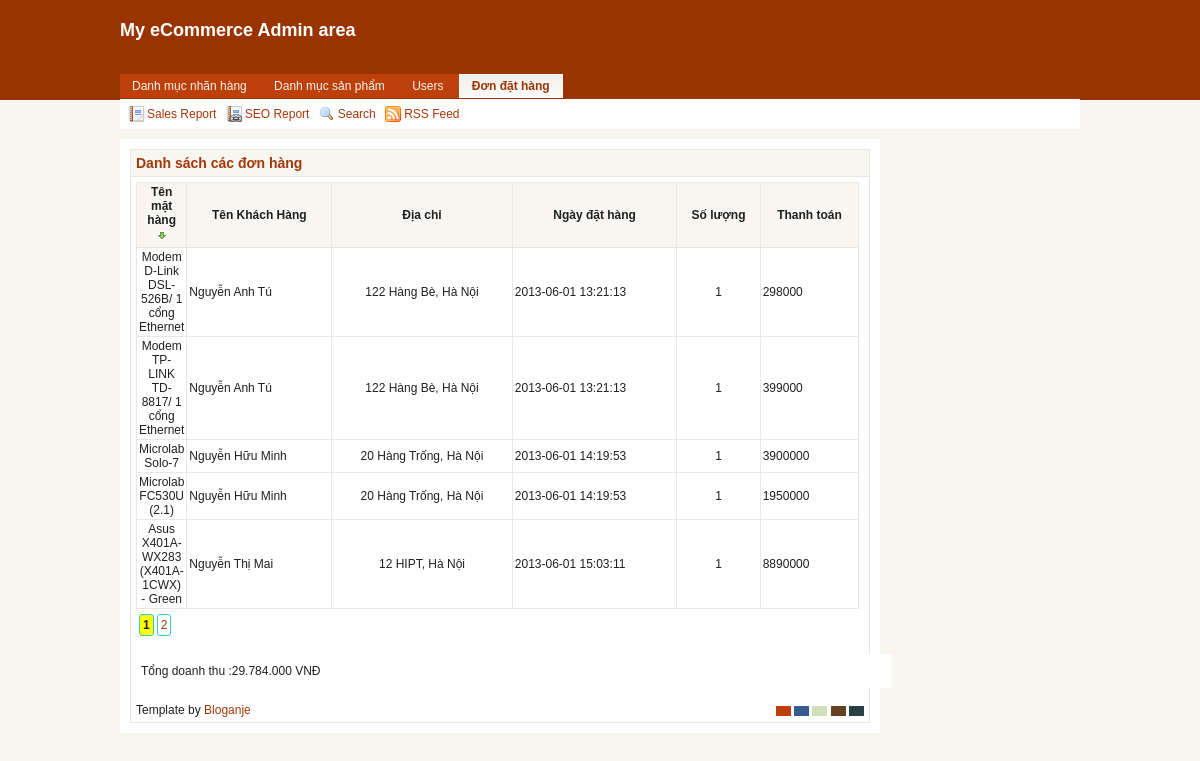
The page /admin/index_orders.php on the database its author committed.
### tables this page shows
CREATE TABLE IF NOT EXISTS `order_details` (
  `id` int(11) NOT NULL AUTO_INCREMENT,
  `order_id` int(11) NOT NULL,
  `product_id` int(11) NOT NULL,
  `number_per` int(11) NOT NULL,
  `subtotal` bigint(20) NOT NULL,
  PRIMARY KEY (`id`)
);

CREATE TABLE IF NOT EXISTS `products` (
  `id` int(11) NOT NULL AUTO_INCREMENT,
  `category_id` int(11) NOT NULL,
  `product` varchar(100) NOT NULL,
  `image_small` longblob NOT NULL,
  `image_big` longblob NOT NULL,
  `price` bigint(20) unsigned NOT NULL,
  `quantity` int(10) unsigned NOT NULL,
  `date_created` timestamp NOT NULL DEFAULT CURRENT_TIMESTAMP,
  `likes` int(10) unsigned NOT NULL DEFAULT '0',
  `weight` int(11) NOT NULL,
  `maker` varchar(100) NOT NULL,
  `color` varchar(100) NOT NULL,
  PRIMARY KEY (`id`)
);

CREATE TABLE IF NOT EXISTS `orders` (
  `id` int(11) NOT NULL AUTO_INCREMENT,
  `user_id` int(11) NOT NULL,
  `full_name` varchar(100) NOT NULL,
  `address` varchar(100) NOT NULL,
  `credit_card` varchar(100) NOT NULL,
  `order_date` timestamp NOT NULL DEFAULT CURRENT_TIMESTAMP,
  `total` bigint(20) NOT NULL,
  PRIMARY KEY (`id`)
);

### admin/modules/order_control.php (called while the page is built)
<?php
include('order_model.php');
	class order_control
	{
	function show_all($page)
	{
    $order = new Order();
    $dataonepage = $order->show_all_order($page);
	$nums_page = $order->num_page;
	include('order_view.php');
	}
	}
?>

### admin/index_orders.php (called while the page is built, shortened)
<?php
	include('modules/order_control.php');
		if(!isset($_GET['page']))
		{
		$page = 1;
		}
		else
		{
		$page = $_GET['page'];
		}
		$order_cont = new order_control();
		$order_cont->show_all($page);
?>

### admin/modules/order_model.php (called while the page is built)
<?php
	include('includes/mysql.php');
	class Order {
		function show_all_order($page) {
			$mysql = new MySQLProvider();
			$list_query = "Select * from (orders LEFT OUTER JOIN order_details on orders.id = order_details.order_id) INNER JOIN products on order_details.product_id = products.id";
			$query = $mysql->getresult($list_query);
			$count_order = mysql_num_rows($query);
			$display = 5;
			if($count_order > $display)
			{
				$this->num_page = ceil($count_order/$display);
			}
			else
			{
				$this->num_page = 1;
			}
			$start = $display*($page-1);
			$query2 = "Select * from (orders LEFT OUTER JOIN order_details on orders.id = order_details.order_id) INNER JOIN products on order_details.product_id = products.id limit $start, $display";
			$paging = $mysql->getresult($query2);
			$datapage = array();
            while($row = mysql_fetch_array($paging))
            {
                $datapage[] = array($row['product'],$row['full_name'],$row['address'],$row['order_date'],$row['number_per'],$row['subtotal'],$row['total']);
            }
            return $datapage;
		}
		}
?>

### admin/includes/mysql.php (called while the page is built, shortened)
<?php
	class MySQLProvider {
	public $servername="localhost";
	public $username="root";
	public $pass="";
	function getconnect() {
	$conn=mysql_connect($this->servername,$this->username,$this->pass);
			if($conn==false)
			{
				die("Could not connect to MySQL:".mysql_error());
			}
			else
			{
				return $conn;
			}
	}
	function getresult($query) {
		$conn = $this->getconnect();
		$result = mysql_query($query,$conn);
		return $result;
	}
	}
?>

### admin/modules/order_view.php (the view, shortened to what this page needs)
<div id="content">
                <div id="box">
                	<h3>Danh sách các đơn hàng</h3>
					<?php
						if($nums_page >0)
						{
					?>
                	<table width='100%'>
						<thead>
							<tr>
                            	<th width="40px">Tên mặt hàng<img src="img/icons/arrow_down_mini.gif" width="16" height="16" align="absmiddle" /></th>
                            	<th>Tên Khách Hàng</th>
								<th>Địa chỉ</th>
								<th>Ngày đặt hàng</th>
								<th>Số lượng</th>
								<th>Thanh toán</th>
                            </tr>
						</thead>
						<tbody>
						<?php
						$revenue = 0;
						foreach($dataonepage as $key)
						{
                            echo"<tr>";
                            echo"<td class='a-center'>";
							echo $key[0];
							echo "</td>";
							echo "<td>";
							echo $key[1];
							echo "</td>";
							echo"<td class='a-center'>";
							echo $key[2];
							echo "</td>";
							echo "<td>";
							echo $key[3];
							echo "</td>";
							echo"<td class='a-center'>";
							echo $key[4];
							echo "</td>";
							echo "<td>";
							echo $key[5];
							echo "</td>";
                            echo "</tr>";
							$revenue += $key[6];
						}
						?>
						</tbody>
					</table>
                    <div id="pager">
                    	<?php
							for($i=1;$i<=$nums_page;$i++)
							{
								if($i==$page)
								{
										echo "<div class='page-item-v' > <b> $i </b> </div>";
								}
								else
								{
									echo "<a href='index_orders.php?page=".$i."'> <div class='page-item'>".$i."</div> </a>";
								}
							}
					    }
						else
						{
							echo "<div id='content'> Hiện chưa có đơn hàng nào </div>";
						}
						?>
                    </div>
					<?php
						echo "<div id='content'> Tổng doanh thu :".number_format($revenue,0,'.','.')." VNĐ </div>";
					?>
                <br />

### admin/css/theme.css (style rules this page uses)
body { background:#f7f6f0 url(../img/bg.jpg) repeat-x top; color: #202020; }
a, a:visited { color:#a43708; }
#header h2 { color:#FFF; }
#content { background:#FFF; }
#topmenu a,#topmenu a:visited { color:#f7f6f0; background:#bd3f09; }
#topmenu .current a, #topmenu .current a:hover, #topmenu .current a:visited { color:#993400; background: #FFF url(../img/bg_menu_red.jpg) repeat-x top; border-left: #FFF 1px solid; border-right: #FFF 1px solid; }
#top-panel { background:#FFF; }
table { background:none; }
td, th { border:1px solid #e8e7e1; }
thead { background:#f7f6f0; }
#styleswitcher { background:#FFFFFF; }
#footer { background:#FFF; }
#box { border:1px solid #e8e7e1; }
#box h3 { background:#f7f6f0; border-bottom:1px solid #e8e7e1; color:#a43708; }

### admin/css/style.css (style rules this page uses)
* { margin:0; padding:0; }
img, div,a { behavior: url(css/iepngfix.htc) }
body { font-size: 12px; font-family: Arial, Tahoma, Verdana; }
a, a:visited { text-decoration:none; }
img { border:0; margin:1px; }
#container { width:960px; margin-left:auto; margin-right:auto; }
#header { width:960px; }
#header h2 { margin-top:20px; }
#content { width:740px; float:left; margin:10px 0 10px 0; padding:10px; }
#footer { clear:both; padding:5px; margin-top:10px; }
#box h3 { padding:5px; font-size:14px; }
#topmenu { margin-top:33px; width:700px; float:left; voice-family:inherit; }
#topmenu ul { list-style:none; line-height:25px; }
#topmenu li { display:inline; }
#topmenu a,#topmenu a:visited { padding:5px 12px 5px 12px; text-decoration:none; }
#topmenu .current a, #topmenu .current a:hover, #topmenu .current a:visited { padding:5px 12px 5px 12px; font-weight:bold; }
#top-panel { background:#FFF; padding:5px; height:20px; float:left; width:950px; }
#top-panel ul { list-style:none; }
#top-panel ul li { display:inline; line-height:20px; }
#top-panel ul li a { padding-left:19px; text-decoration:none; margin:0 3px; display:inline-block; }
.a-center { text-align:center; }
#pager { margin:5px; height:25px; }
#styleswitcher { float:right; }
#styleswitcher ul { list-style:none; line-height:10px; }
#styleswitcher li { height:12px; display:inline; }
#footer ul { list-style:none; }
#footer li { display:inline; }
a#defswitch { width:15px; height:10px; margin: 3px 0 3px 0; background-color:#bd3f09; font-size: 8px; color:#bd3f09; display:inline-block; }
a#blueswitch { width:15px; height:10px; margin: 3px 0 3px 0; background-color:#375b91; font-size: 8px; color:#375b91; display:inline-block; }
a#greenswitch { width:15px; height:10px; margin: 3px 0 3px 0; background-color:#d0e0b8; font-size: 8px; color:#d0e0b8; display:inline-block; }
a#brownswitch { width:15px; height:10px; margin: 3px 0 3px 0; background-color:#654322; font-size: 8px; color:#654322; display:inline-block; }
a#mixswitch { width:15px; height:10px; margin: 3px 0 3px 0; background-color:#294145; font-size: 8px; color:#294145; display:inline-block; }
#credits { clear:both; width:200px; float:left; }
table { margin:5px; border-collapse: collapse; table-layout:automatic; width:98%; }
td, th { padding: 2px; }
.search { background:transparent url(../img/icons/magnifier.png) no-repeat left; }
.feed { background:transparent url(../img/icons/feed.png) no-repeat left; }
.report { background:transparent url(../img/icons/report.png) no-repeat left; }
.report_seo { background:transparent url(../img/icons/report_link.png) no-repeat left; }

### admin/modules/order_view.php (style rules this page uses)
.page-item { border:thin #3CC solid; border-radius:3px; padding:3px; float:left; margin-left:3px; }
.page-item-v { border:thin #3CC solid; border-radius:3px; padding:3px; float:left; margin-left:3px; background:#FF0; }

### rows shown on the page
order_details: product.product "Modem D-Link DSL-526B/ 1 cổng Ethernet", order.full_name "Nguyễn Anh Tú", order.address "122 Hàng Bè, Hà Nội", order.order_date "2013-06-01 13:21:13", key "1", key "298000"
order_details: product.product "Modem TP-LINK TD-8817/ 1 cổng Ethernet", order.full_name "Nguyễn Anh Tú", order.address "122 Hàng Bè, Hà Nội", order.order_date "2013-06-01 13:21:13", key "1", key "399000"
order_details: product.product "Microlab Solo-7", order.full_name "Nguyễn Hữu Minh", order.address "20 Hàng Trống, Hà Nội", order.order_date "2013-06-01 14:19:53", number_per "1", key "3900000"
order_details: product.product "Microlab FC530U (2.1)", order.full_name "Nguyễn Hữu Minh", order.address "20 Hàng Trống, Hà Nội", order.order_date "2013-06-01 14:19:53", number_per "1", key "1950000"
order_details: product.product "Asus X401A-WX283 (X401A-1CWX) - Green", order.full_name "Nguyễn Thị Mai", order.address "12 HIPT, Hà Nội", order.order_date "2013-06-01 15:03:11", number_per "1", key "8890000"

### other values the page prints
$revenue "29.784.000"
